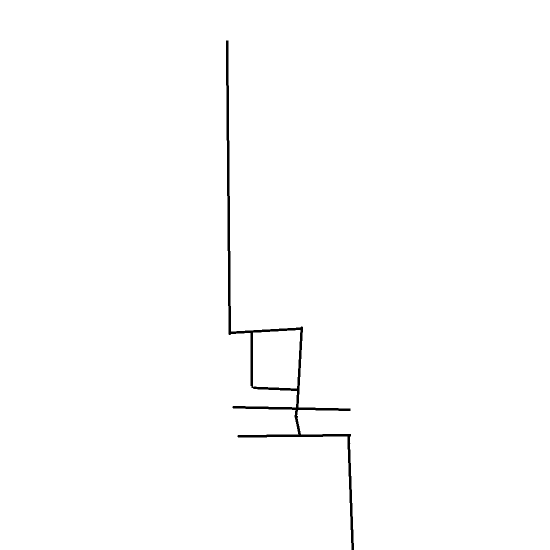
#> input picture Maplite/maps/factory_graph.png, 1100 x 1100 px (shown at 1/2 size)
$ python astar.py
#> lines starting #> are read from the running program, lines starting #| are printed output that depends on the picture; after the words box and inside, x2 and y2 are one past the last pixel; in counts of white or black regions, pixels touching at a corner belong together
#> further down, area_map is the input picture: shape (1100, 1100, 3); 99.2% white; 1 black region, box (x1, y1, x2, y2) and area: (452, 81, 708, 1100) 9114
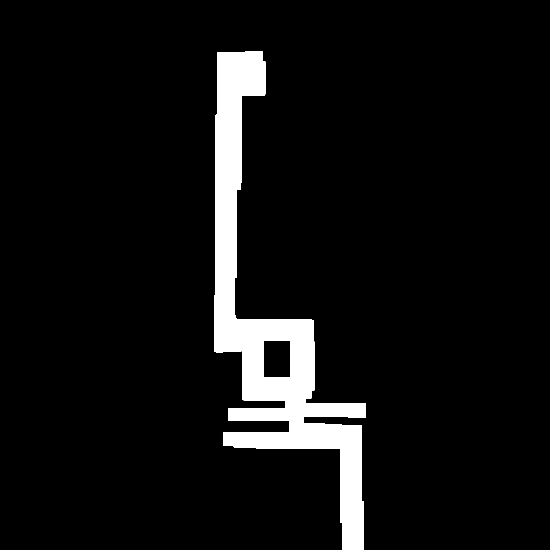
#> input picture Maplite/maps/factory.png, 1100 x 1100 px (shown at 1/2 size)
#> further down, img is the input picture: shape (1100, 1100, 3); 6.7% white; 1 white region, box (x1, y1, x2, y2) and area: (429, 102, 732, 1100) 80782
import numpy as np
import matplotlib.pyplot as plt
import cv2

def a_star(src, dest, area_map, weight):
#> called with src = array of shape (2,), dest = array of shape (2,), weight = 1
	path = []
	found = False
	open_list = []
	visit = np.zeros((area_map.shape[0], area_map.shape[1]))
	hist_cost = 1000 * np.ones((area_map.shape[0], area_map.shape[1]))
	temp = np.empty((), dtype=object)
	temp[()] = (0, 0)
	prev = np.full((area_map.shape[0],area_map.shape[1]), temp, dtype=object)

	hist_cost[src[0]][src[1]] = 0
	prev[src[0]][src[1]] = src
	open_list.append(src)
	visit[src[0]][src[1]] = 1

	while len(open_list):
		curr_dist = []
		for i in range(len(open_list)):
			pt = open_list[i]
			curr_dist.append(hist_cost[pt[0]][pt[1]])

		curr_dist = np.array(curr_dist)
		i = min_coord(curr_dist, open_list, visit, dest, weight)
		pt = open_list[i]

		prev_pt = prev[pt[0]][pt[1]]

		hist_cost[pt[0]][pt[1]] = hist_cost[prev_pt[0]][prev_pt[1]] + 1

		if (pt[0] == dest[0]) and (pt[1] == dest[1]):
			found = True
			break

		#8 possible routes

		if (not visit[pt[0]+1][pt[1]]) and (not area_map[pt[0]+1][pt[1]][0]):
			open_list.append(np.array([pt[0] + 1, pt[1]]))
			visit[pt[0]+1][pt[1]] = 1
			prev[pt[0]+1][pt[1]] = pt
		if (not visit[pt[0]+1][pt[1]-1]) and (not area_map[pt[0]+1][pt[1]-1][0]):
			open_list.append(np.array([pt[0] + 1, pt[1] - 1]))
			visit[pt[0]+1][pt[1]-1] = 1
			prev[pt[0]+1][pt[1]-1] = pt
		if (not visit[pt[0]+1][pt[1]+1]) and (not area_map[pt[0]+1][pt[1]+1][0]):
			open_list.append(np.array([pt[0] + 1, pt[1] + 1]))
			visit[pt[0]+1][pt[1]+1] = 1
			prev[pt[0]+1][pt[1]+1] = pt
		if (not visit[pt[0]-1][pt[1]]) and (not area_map[pt[0]-1][pt[1]][0]):
			open_list.append(np.array([pt[0] - 1, pt[1]]))
			visit[pt[0]-1][pt[1]] = 1
			prev[pt[0]-1][pt[1]] = pt
		if (not visit[pt[0]-1][pt[1]+1]) and (not area_map[pt[0]-1][pt[1]+1][0]):
			open_list.append(np.array([pt[0] - 1, pt[1] + 1]))
			visit[pt[0]-1][pt[1]+1] = 1
			prev[pt[0]-1][pt[1]+1] = pt
		if (not visit[pt[0]-1][pt[1]-1]) and (not area_map[pt[0]-1][pt[1]-1][0]):
			open_list.append(np.array([pt[0] - 1, pt[1] - 1]))
			visit[pt[0]-1][pt[1]-1] = 1
			prev[pt[0]-1][pt[1]-1] = pt
		if (not visit[pt[0]][pt[1]+1]) and (not area_map[pt[0]][pt[1]+1][0]):
			open_list.append(np.array([pt[0], pt[1] + 1]))
			visit[pt[0]][pt[1]+1] = 1
			prev[pt[0]][pt[1]+1] = pt
		if (not visit[pt[0]][pt[1]-1]) and (not area_map[pt[0]][pt[1]-1][0]):
			open_list.append(np.array([pt[0], pt[1] - 1]))
			visit[pt[0]][pt[1]-1] = 1
			prev[pt[0]][pt[1]-1] = pt

		#4 possible routes

		"""
		if (not visit[pt[0]+1][pt[1]]) and (area_map[pt[0]+1][pt[1]][0]):
			open_list.append(np.array([pt[0] + 1, pt[1]]))
			visit[pt[0]+1][pt[1]] = 1
			prev[pt[0]+1][pt[1]] = pt
		if (not visit[pt[0]-1][pt[1]]) and (area_map[pt[0]-1][pt[1]][0]):
			open_list.append(np.array([pt[0] - 1, pt[1]]))
			visit[pt[0]-1][pt[1]] = 1
			prev[pt[0]-1][pt[1]] = pt
		if (not visit[pt[0]][pt[1]+1]) and (area_map[pt[0]][pt[1]+1][0]):
			open_list.append(np.array([pt[0], pt[1] + 1]))
			visit[pt[0]][pt[1]+1] = 1
			prev[pt[0]][pt[1]+1] = pt
		if (not visit[pt[0]][pt[1]-1]) and (area_map[pt[0]][pt[1]-1][0]):
			open_list.append(np.array([pt[0], pt[1] - 1]))
			visit[pt[0]][pt[1]-1] = 1
			prev[pt[0]][pt[1]-1] = pt
		"""

		open_list = open_list[:i] + open_list[(i+1):]
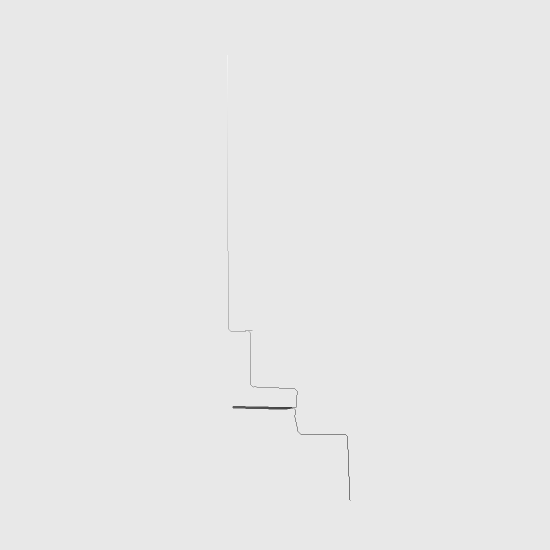
#> hist_cost: shape (1100, 1100) float64 (shown at 1/2 size); min 1, max 1099, mean 999.3; drawn with min black and max white
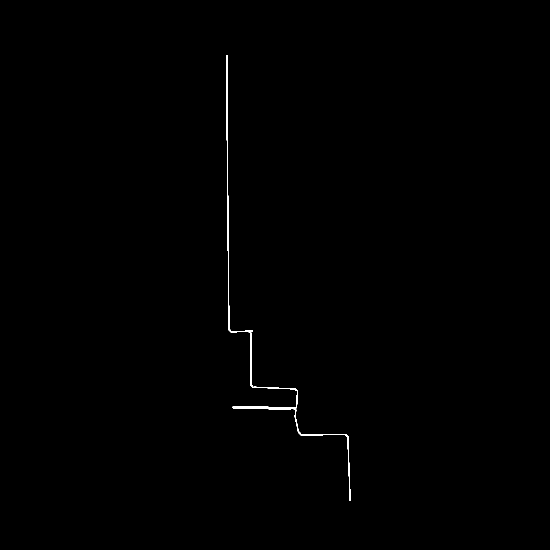
#> visit: shape (1100, 1100) float64 (shown at 1/2 size); values 0 (black) and 1 (white), 0.26% white; 1 white region, box (x1, y1, x2, y2) and area: (453, 110, 702, 1002) 3099
#> after the loop, open_list = 1404 pairs, first value 110 to 1001, second value 453 to 701

	if found:
		current = dest
		while not ((current[0] == src[0]) and (current[1] == src[1])):
			path.append(current)
			current = prev[current[0]][current[1]]
#> this loop made 1098 passes
#> current on passes 1 to 3: [111, 454], [112, 454], [113, 454]
#> after the loop, current = [1000, 700]; path = 1098 pairs, first value 110 to 999, second value 454 to 699

	return path, found

def min_coord(curr_dist, open_list, visit, dest, weight):
	cost = np.ones(curr_dist.shape) * 1000
	for i in range(len(open_list)):
		cost[i] = curr_dist[i] + (weight * heuristic(open_list[i], dest)) + (1000 * visit[open_list[i][0]][open_list[i][1]])
	return np.argmin(cost)

def heuristic(pt1, pt2):
	return np.linalg.norm(pt1 - pt2)

if __name__ == "__main__":

	area_map = cv2.imread("maps/factory_graph.png")
	img = cv2.imread("maps/factory.png")
	src = np.array([1000, 700])
	dest = np.array([110, 454])
	weight = 1
	path, found = a_star(src, dest, area_map, weight)
#> found = True
	if found:
		path = np.array(path)
		plt.scatter(path[:,1], path[:,0], s=0.1)
		plt.imshow(img)
		plt.show()
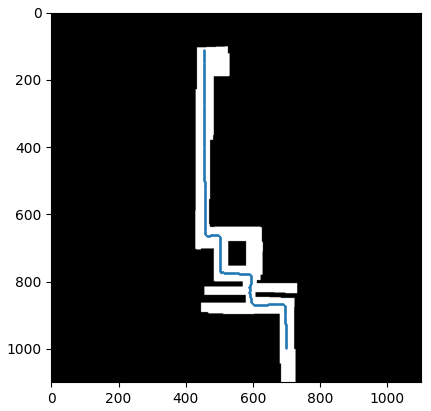
#> figure drawn by matplotlib, 1 panel
	else:
		print("Path not found")
